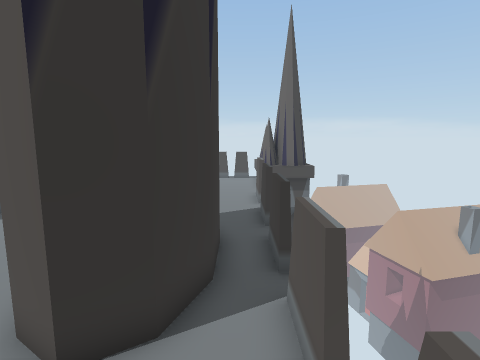
View 1 (above)

15 first-person views from a walk through a scene from a Unity 3-D project. The camera is 1.5 m above the floor, tilts 8° down and sees 80° across. The floor is counted in squares, 0.5 m on a side. Each view is taken from the middle of a square. On the plan, view 1 faces up. The plan holds only what a view shows up to about 20 squares ahead; the rest is blank. The place goes on beyond the plan.

View 2
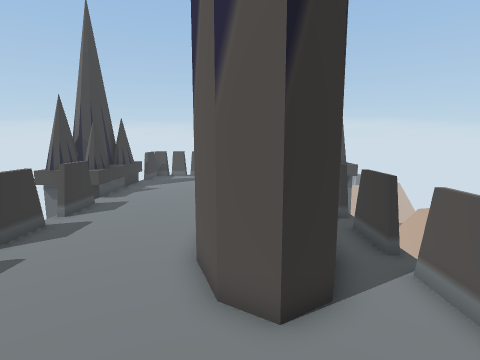

View 3
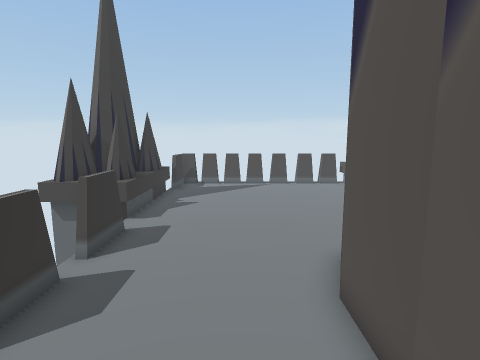

View 4
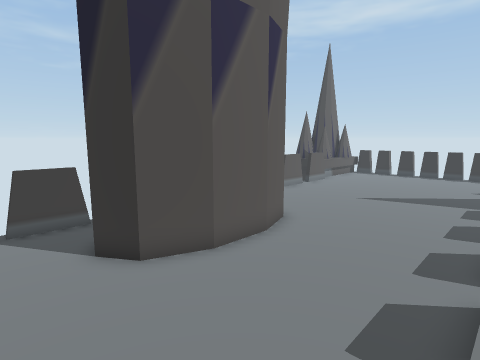

View 5
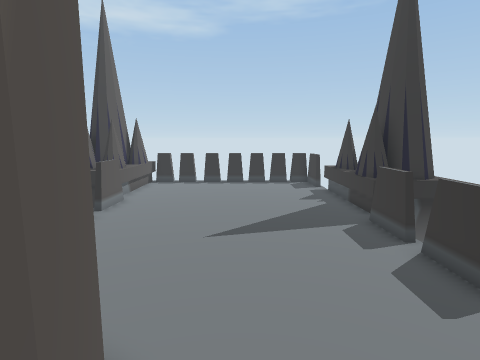

View 6
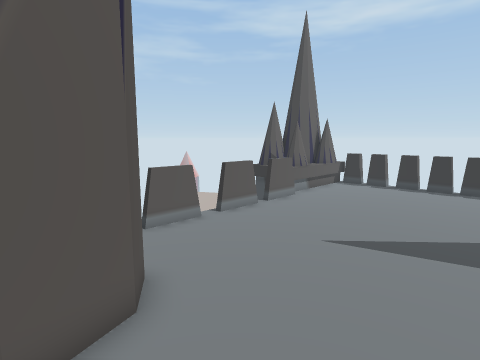

View 7
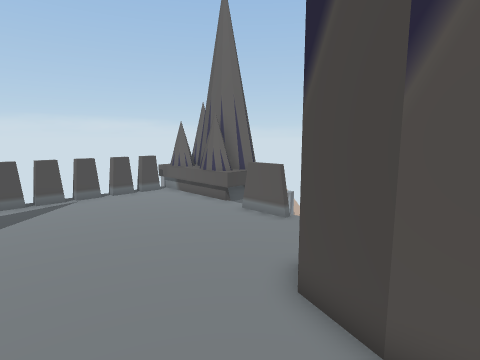

View 8
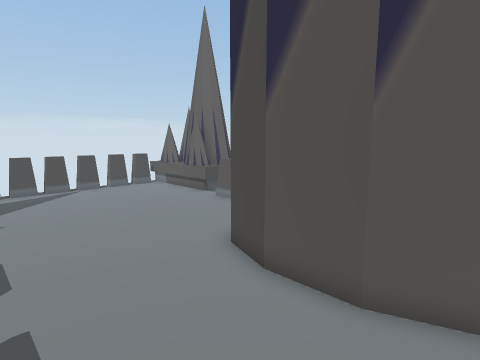

View 9
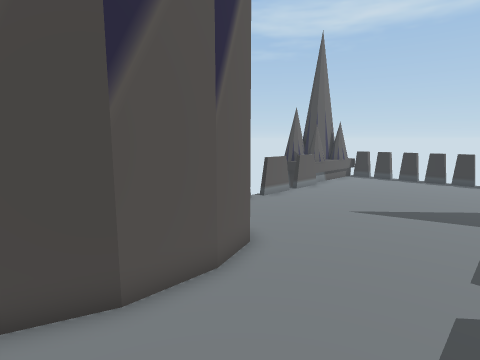

View 10
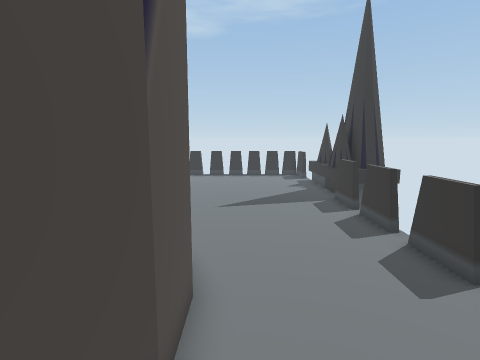

View 11
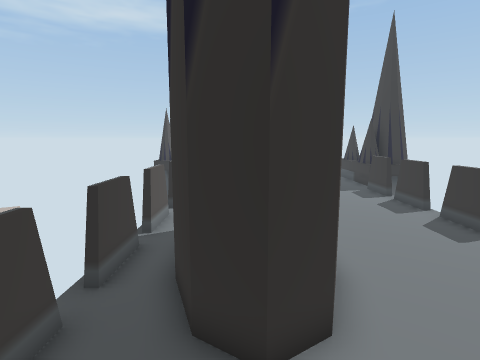

View 12
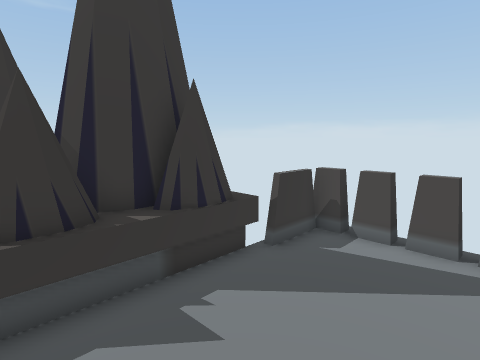

View 13
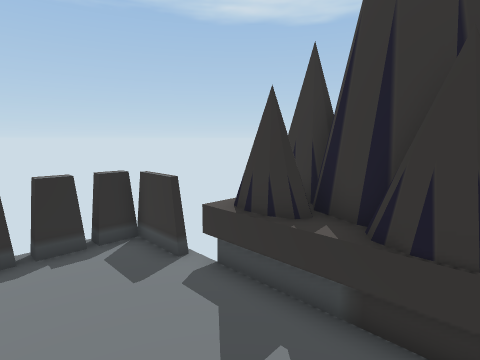

View 14
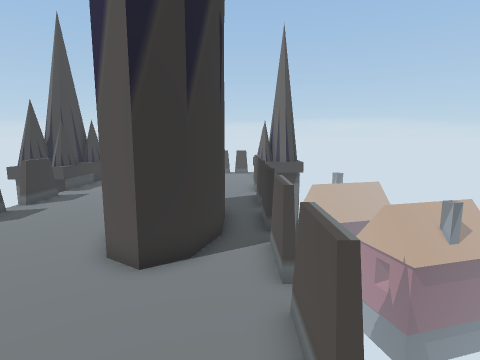

View 15
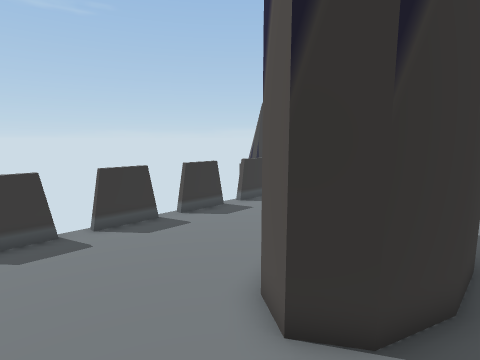

### Floor plan
Key: @ floor where view 1 was taken; # wall or solid block; x gap in a wall; . floor; = window, fence, low wall or low ledge; ^ raised ledge; v drop or lower ground.
Columns run from 11 left of view 1 to 2 right of it. Each row starts with its distance up from view 1.
 24              =
 23  #x=xx=xxxx==#
 22  =..........=#
 21  =..........^#
 20 =#..........^#
 19 #=..........##
 18 ##..........=#
 17 #^..........==
 16 #^..........
 15 #=..........=
 14 #=..........=
 13  ............
 12  #..........=
 11  =..........=
 10  x......###.=
  9  v.....####..
  8  =.....#  #.=
  7  =.....#  #.=
  6  ......#  #.
  5  =.....####.x
  4  =......###.=
  3  v..........=
  2  x...........
  1  =..........=
  0  x.........@=
 -1   ..........
 -2  =..........x
 -3  x..........=
 -4 ==..........x
 -5 ##..........x
 -6 ##..........=
 -7 #^..........=
 -8 #=..........=#
 -9 #=..........=#
-10 #=..........^#
-11   ..........^#
-12  =..........##
-13  #==.====.===#
-14  ###x#### ###

Where each view was taken, in squares from view 1:
view 1: 0 up, 0 right, facing up
view 2: 1 down, 3 left, facing up
view 3: 3 up, 6 left, facing up
view 4: 13 up, 10 left, facing down-right
view 5: 7 up, 5 left, facing down
view 6: 6 up, 8 left, facing down-right
view 7: 7 up, 8 left, facing up-right
view 8: 4 up, 9 left, facing up-right
view 9: 10 up, 9 left, facing down-right
view 10: 11 up, 5 left, facing down
view 11: 14 up, 2 left, facing down
view 12: 14 up, 5 left, facing up-left
view 13: 5 down, 6 left, facing down-left
view 14: 3 down, 0 right, facing up
view 15: 0 up, 0 right, facing up-left
